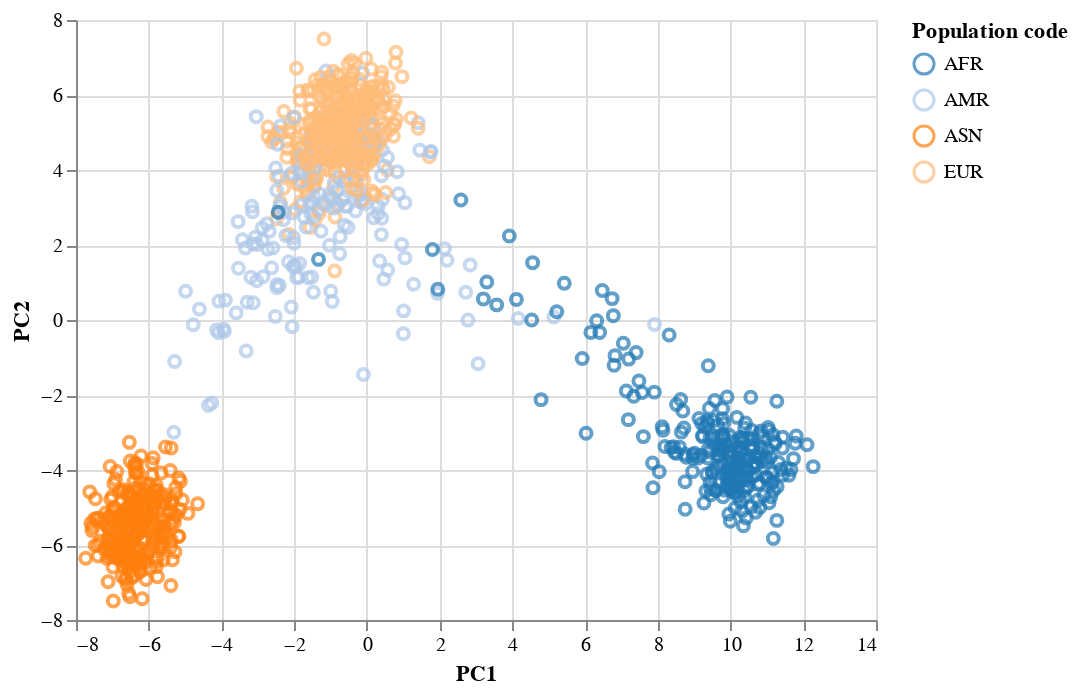

Here is the notebook cell this chart was saved with:
### Code cell
alt.Chart(df_plot).mark_point().encode(
    x='PC1',
    y='PC2',
    color=alt.Color('Population code', scale=alt.Scale(scheme='category20'))
)

### Figure 1 — Vega-Lite specification as saved in the notebook (floating-point values rounded to 4 significant figures; data arrays with more than 128 entries replaced by an {"elided": "..."} marker saying what was removed)
{"config": {"view": {"continuousWidth": 400, "continuousHeight": 300}}, "data": {"name": "data-848a8f223c612148c87ac4f57abb2a2d"}, "mark": "point", "encoding": {"color": {"field": "Population code", "scale": {"scheme": "category20"}, "type": "nominal"}, "x": {"field": "PC1", "type": "quantitative"}, "y": {"field": "PC2", "type": "quantitative"}}, "$schema": "https://vega.github.io/schema/vega-lite/v4.17.0.json", "datasets": {"data-848a8f223c612148c87ac4f57abb2a2d": {"elided": "1092 records"}}}
